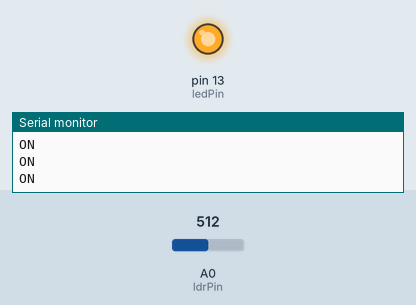
This sketch was run on a simulated Arduino Uno, built with avr-gcc and run on an emulated ATmega328P. Parts: output pins drawn as LEDs (lit = HIGH), the last lines printed to the serial monitor. The inputs (shaded band) are chosen by the test bench; at power-on: A0 (ldrPin) = 512.

Above: at 1.2 s.
1.3 s: A0 (ldrPin) set to 783
2.8 s: A0 (ldrPin) set to 813
At 3.8 s:
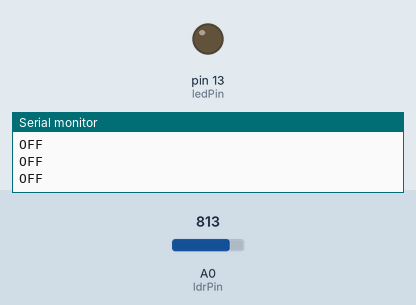
4.3 s: A0 (ldrPin) set to 790
At 4.8 s:
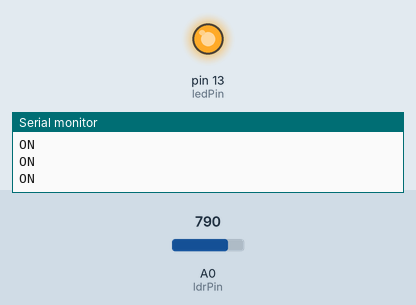
5.8 s: A0 (ldrPin) set to 810
At 7.2 s:
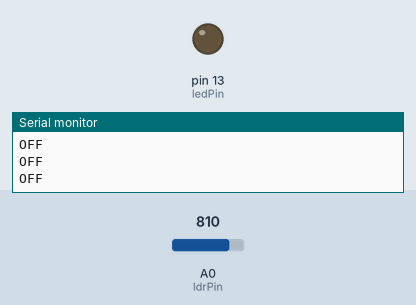
Timing chart, 0 to 8.3 s (numbered marks = the images above; inputs shaded):
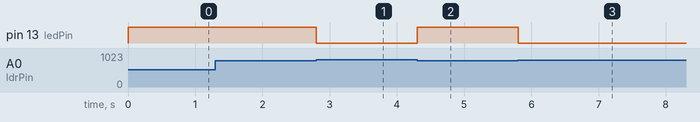

The sketch:

Analog_Ldr_Led.ino
```cpp
const int ledPin = 13;
const int ldrPin = A0;

void setup() {
  Serial.begin (9600);
  pinMode (ledPin, OUTPUT);
  pinMode (ldrPin, INPUT);
}

void loop() {
  int ldrStatus = analogRead (ldrPin);

  if (ldrStatus <=800) {
    digitalWrite (ledPin, HIGH);
    Serial.println ("ON");
  }

  else{
    digitalWrite (ledPin, LOW);
    Serial.println ("OFF");
  }

}
```

Measured:
- the behaviour switches between 800 and 801 on A0 (ldrPin) (found by bisection; images 0 and 1)
- after the input at 2.8 s, pin 13 (ledPin): HIGH → LOW at once
- after the input at 4.3 s, pin 13 (ledPin): LOW → HIGH at once
- after the input at 5.8 s, pin 13 (ledPin): HIGH → LOW at once
